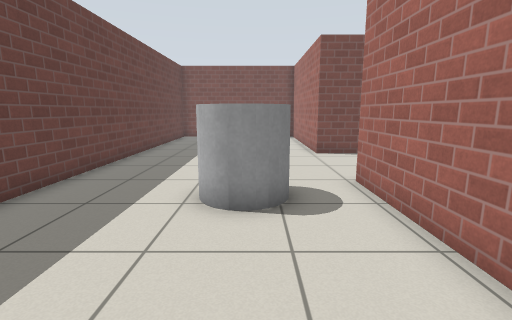
view 1 (above)

21 first-person views from a walk through a Gazebo world. The camera is 0.94 m above the floor, tilts 10° down and sees 85° across. The floor is counted in squares, 0.5 m on a side. Each view is taken from the middle of a square. On the plan, view 1 faces up. The plan holds only what a view shows up to about 16 squares ahead; the rest is blank. Gazebo's built-in surfaces are drawn with simple patterns.

view 2
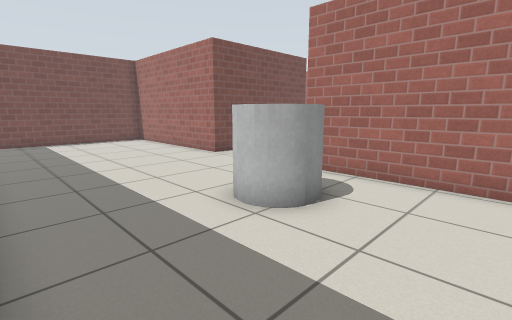

view 3
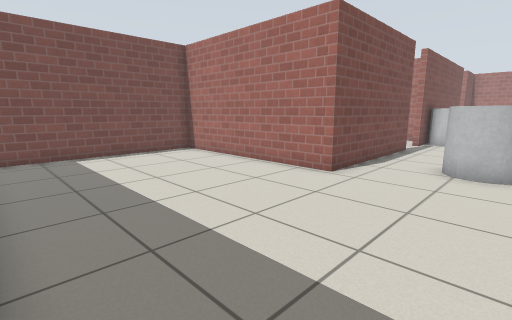

view 4
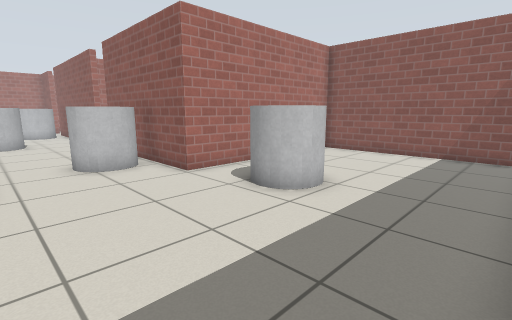

view 5
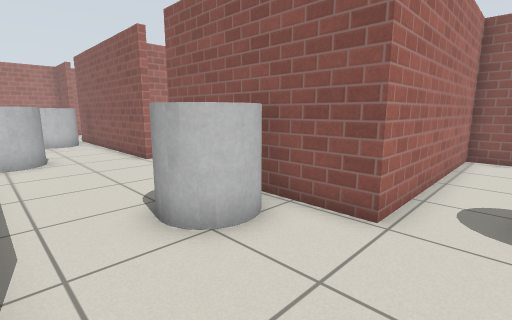

view 6
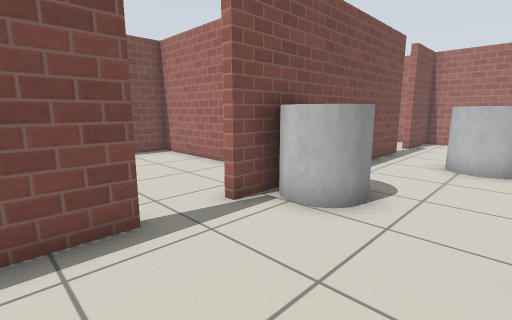

view 7
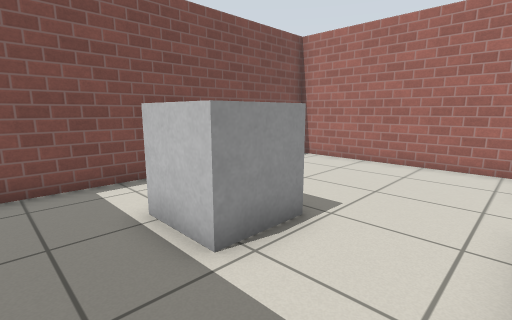

view 8
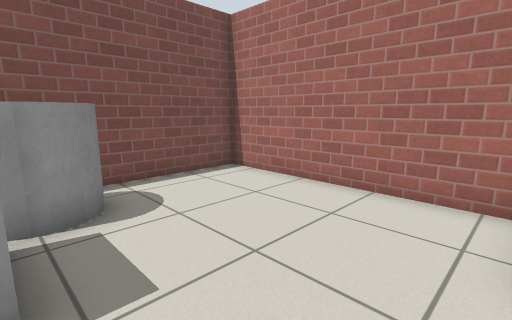

view 9
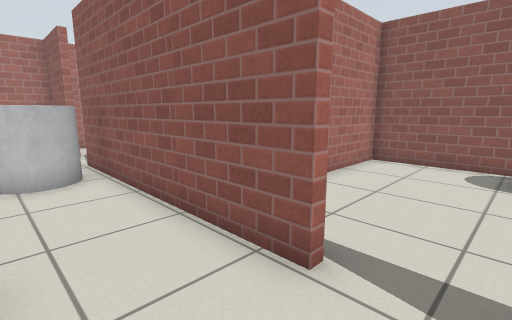

view 10
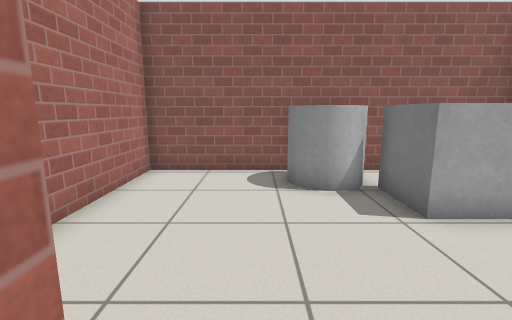

view 11
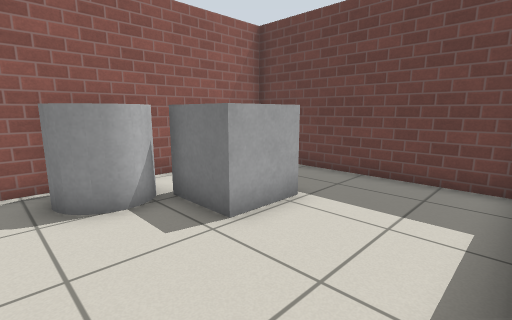

view 12
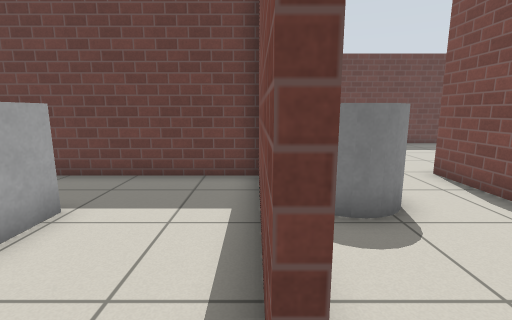

view 13
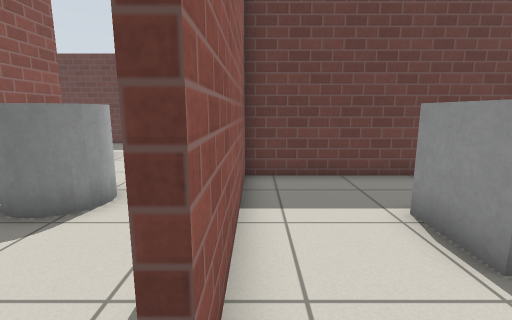

view 14
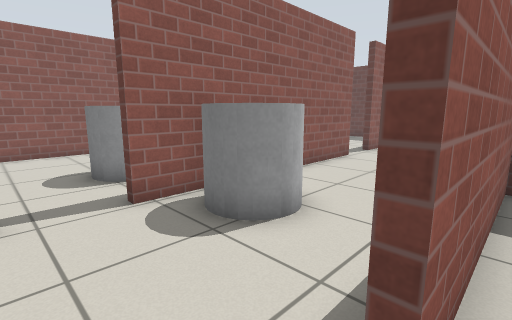

view 15
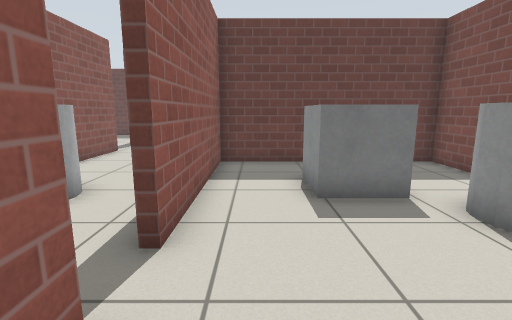

view 16
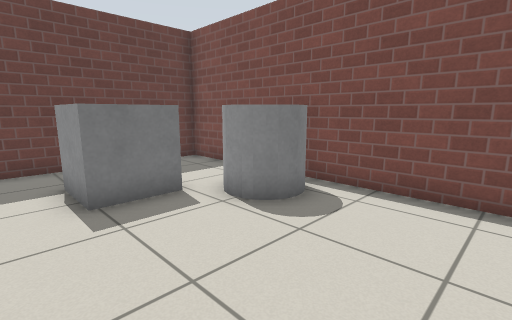

view 17
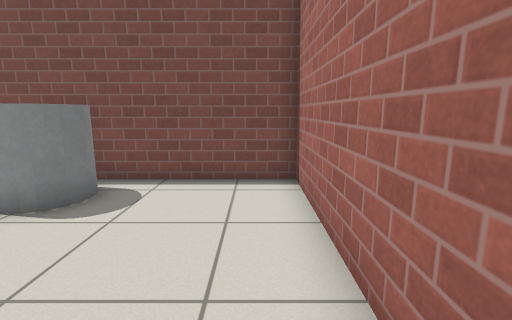

view 18
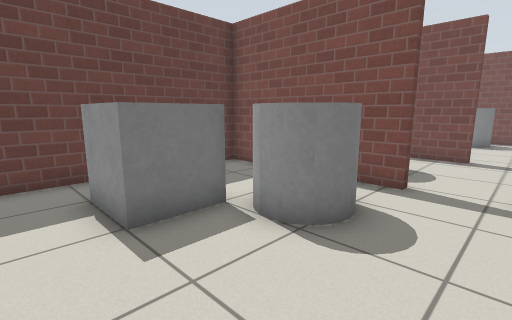

view 19
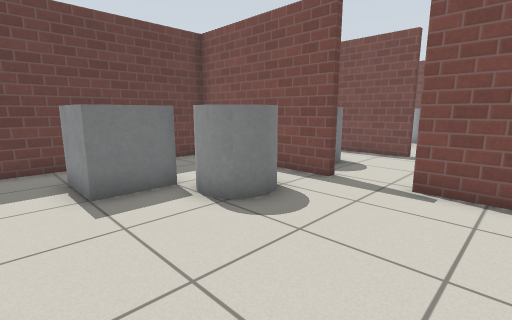

view 20
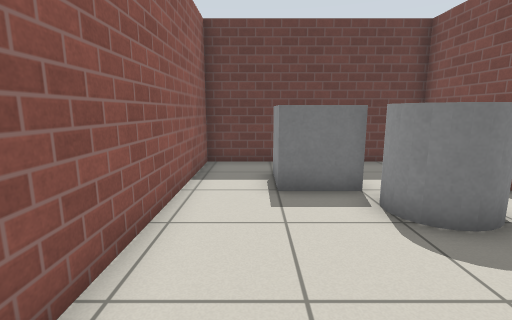

view 21
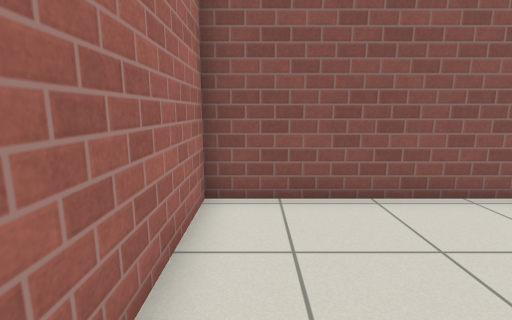

### Floor plan
Key: @ floor where view 1 was taken; # wall or solid block; . floor; C grey cylinder; B grey box.
Columns run from 6 left of view 1 to 26 right of it. Each row starts with its distance up from view 1.
 21  ################################
 20  ........#....  .....#...  .....#
 19  ........#.... C.....#.... C....#
 18 #........#..B CC.....#  ..CC....#
 17 #........#..B  ......#   B......#
 16 #........#..BBB......#.BBB......#
 15 #........#...........#..........#
 14 #........#...........#........ .#
 13 #........#...........#..........#
 12 #........#######..#CC#######..###
 11 #..................CC...........#
 10 #..........C.............C....  #
  9 #..........CC...........C C...  #
  8 #..........CC............C....  #
  7 #....CC..#######..#########...###
  6 #....CC..#...........#..........#
  5 #.....C..#...........#... C.....#
  4 #........#...........# ..CCC....#
  3 #........#..BBB......#  BB......#
  2 #........#..  B......#.BB.......#
  1  ........#    CCC....#..........#
  0  .....@..#   ..  ....#..........#
 -1   ###############################

Where each view was taken, in squares from view 1:
view 1: 0 up, 0 right, facing up
view 2: 2 up, 5 left, facing up-right
view 3: 8 up, 5 left, facing up-right
view 4: 12 up, 5 left, facing down-right
view 5: 12 up, 1 right, facing down-right
view 6: 8 up, 8 right, facing up-right
view 7: 13 up, 4 right, facing up-right
view 8: 13 up, 8 right, facing up-right
view 9: 10 up, 10 right, facing down-right
view 10: 8 up, 11 right, facing down
view 11: 7 up, 11 right, facing down-left
view 12: 7 up, 11 right, facing left
view 13: 13 up, 11 right, facing left
view 14: 13 up, 23 right, facing down-left
view 15: 14 up, 25 right, facing left
view 16: 14 up, 25 right, facing up-left
view 17: 13 up, 25 right, facing up
view 18: 0 up, 23 right, facing up-left
view 19: 0 up, 25 right, facing up-left
view 20: 1 up, 25 right, facing left
view 21: 5 up, 25 right, facing down
